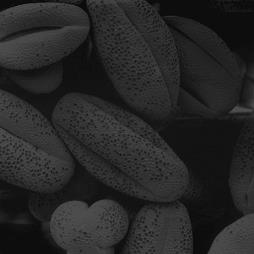
%> input picture figs/fig3.20.jpg, 254 x 254 px
$ octave ex_3b_1.m   (GNU Octave 9; MATLAB toolbox functions it lacks are replaced by stand-ins)
%> lines starting %> are read from the running program, lines starting %| are printed output that depends on the picture
clear all; close all; clc;
% Read a RGB image
A_gray = imread('fig3.20.jpg');
%> A_gray is the input picture: size 254x254x3 uint8; min 0, max 89, mean 38.3
A_gray = rgb2gray(A_gray);
%> A_gray: size 254x254 uint8
[d,e]=imhist(A_gray);
%> d = 256 values, max 3310 at index 20, min 0 at index 3, mean 252; e = 256 values from 0 to 255
disp([d,e]);
s=zeros(256,1);
for x=1:256
s(x,1)=uint8(255/(size(A_gray,1)*size(A_gray,2))*sum(d(1:x)));
end
%> after the loop, s = 256 values from 0 to 255
A_mapped(:,:)=s(A_gray(:,:)+1);
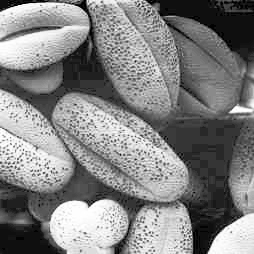
%> A_mapped: size 254x254 double; min 0, max 255, mean 130.1
A2_mapped=uint8(A_mapped);
[g,h]=imhist(A2_mapped);
%> g = 256 values, max 3310 at index 54, min 0 at index 3, mean 252; h = 256 values from 0 to 255
d=d/(size(A_gray,1)*size(A_gray,2));
%> d = 256 values, max 0.0513 at index 20, min 0 at index 3, mean 0.00391
g=g/(size(A2_mapped,1)*size(A2_mapped,2));
%> g = 256 values, max 0.0513 at index 54, min 0 at index 3, mean 0.00391
figure, subplot(2, 2, 1),imshow(A_gray), title('Original Im.');
subplot(2, 2, 2),imshow(A2_mapped), title('Equalized Hist. Im.');
subplot(2, 2, 3),bar(d), title('Orig. Hist.');
subplot(2, 2, 4),bar(g), title('Eq. Hist.');
%> after `title('Eq. Hist.')`:
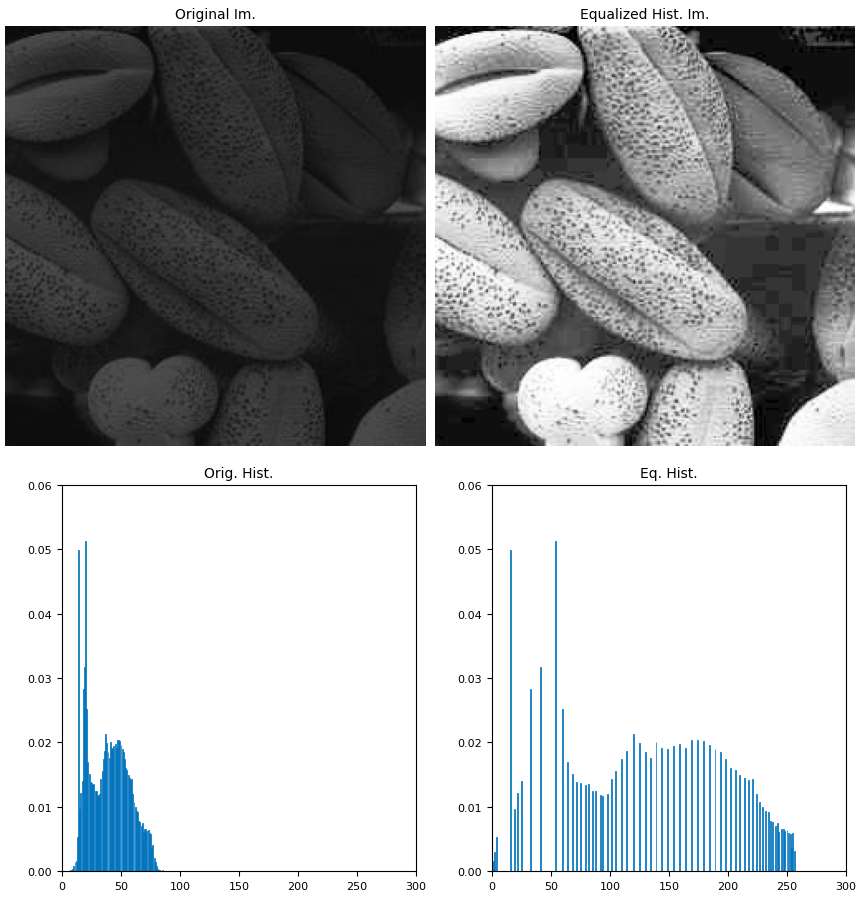
%> figure redrawn from the program's plot data, 4 panels
% [5 lines of commented-out code are left out]

$ run again, with figs/fig3.9.jpg copied over figs/fig3.20.jpg
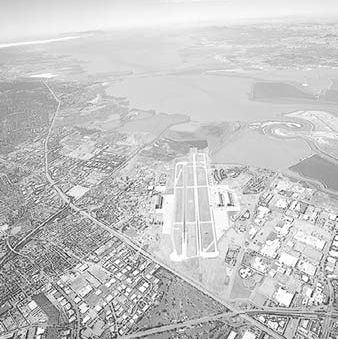
%> input picture figs/fig3.9.jpg, 338 x 339 px
%> A_gray is the input picture: size 339x338x3 uint8; min 13, max 255, mean 196.9
%> A_gray: size 339x338 uint8
%> `[d,e]=imhist(A_gray);`: d = 256 values, max 2769 at index 216, min 0 at index 1, mean 447.6; e = 256 values from 0 to 255
%> `A_mapped(:,:)=s(A_gray(:,:)+1);`:
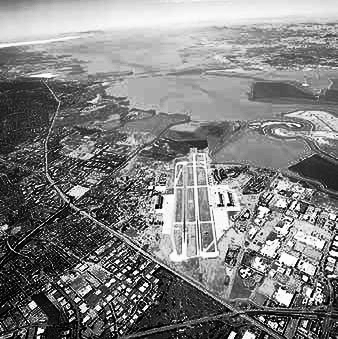
%> A_mapped: size 339x338 double; min 0, max 252, mean 128.7
%> `[g,h]=imhist(A2_mapped);`: g = 256 values, max 2769 at index 172, min 0 at index 36, mean 447.6; h = 256 values from 0 to 255
%> `d=d/(size(A_gray,1)*size(A_gray,2));`: d = 256 values, max 0.0242 at index 216, min 0 at index 1, mean 0.00391
%> `g=g/(size(A2_mapped,1)*size(A2_mapped,2));`: g = 256 values, max 0.0242 at index 172, min 0 at index 36, mean 0.00391
%> `title('Eq. Hist.')`:
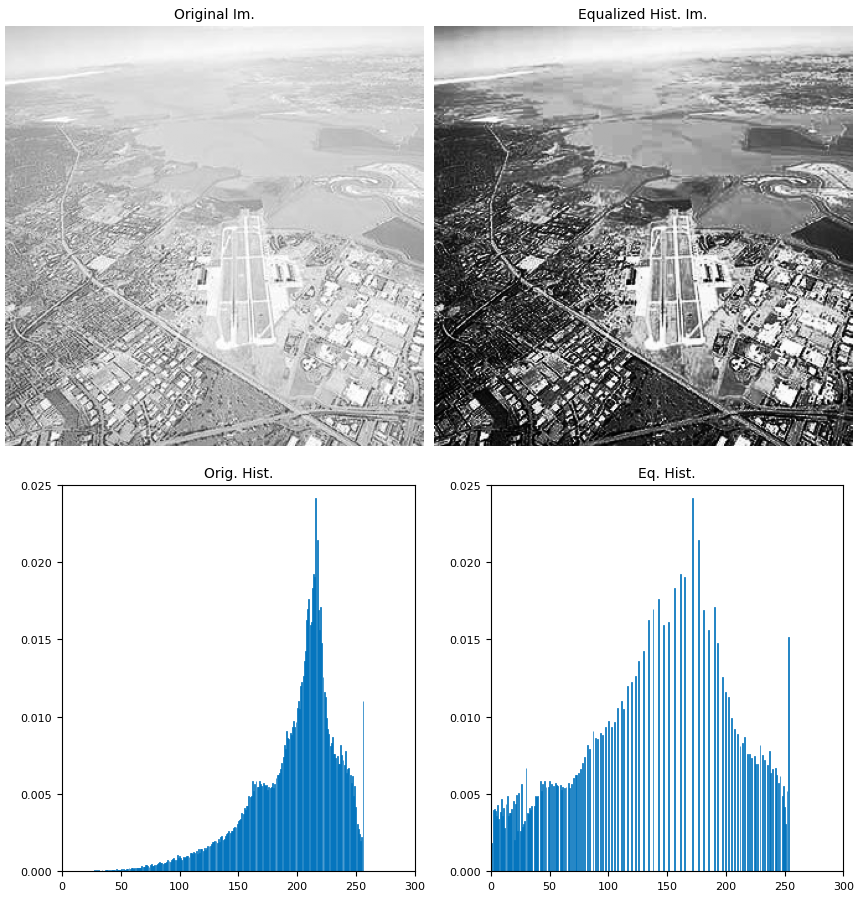
%> figure redrawn from the program's plot data, 4 panels

$ run again, with figs/fig6.37.jpg copied over figs/fig3.20.jpg
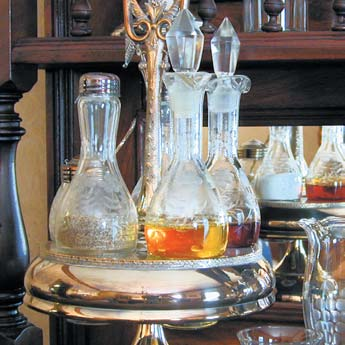
%> input picture figs/fig6.37.jpg, 345 x 345 px
%> A_gray is the input picture: size 345x345x3 uint8; mean R, G, B 124.3, 117, 110.6
%> `A_gray = rgb2gray(A_gray);`:
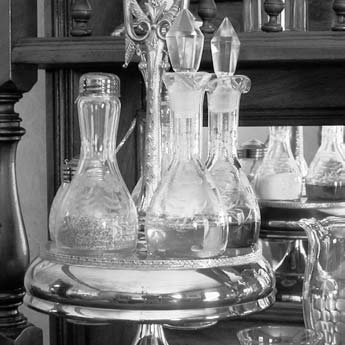
%> A_gray: size 345x345 uint8; min 0, max 255, mean 118.4
%> `[d,e]=imhist(A_gray);`: d = 256 values, max 673 at index 52, min 8 at index 256, mean 464.9; e = 256 values from 0 to 255
%> `[g,h]=imhist(A2_mapped);`: g = 256 values, max 901 at index 241, min 0 at index 18, mean 464.9; h = 256 values from 0 to 255
%> `d=d/(size(A_gray,1)*size(A_gray,2));`: d = 256 values, max 0.00565 at index 52, min 6.72e-05 at index 256, mean 0.00391
%> `g=g/(size(A2_mapped,1)*size(A2_mapped,2));`: g = 256 values, max 0.00757 at index 241, min 0 at index 18, mean 0.00391
%> `title('Eq. Hist.')`:
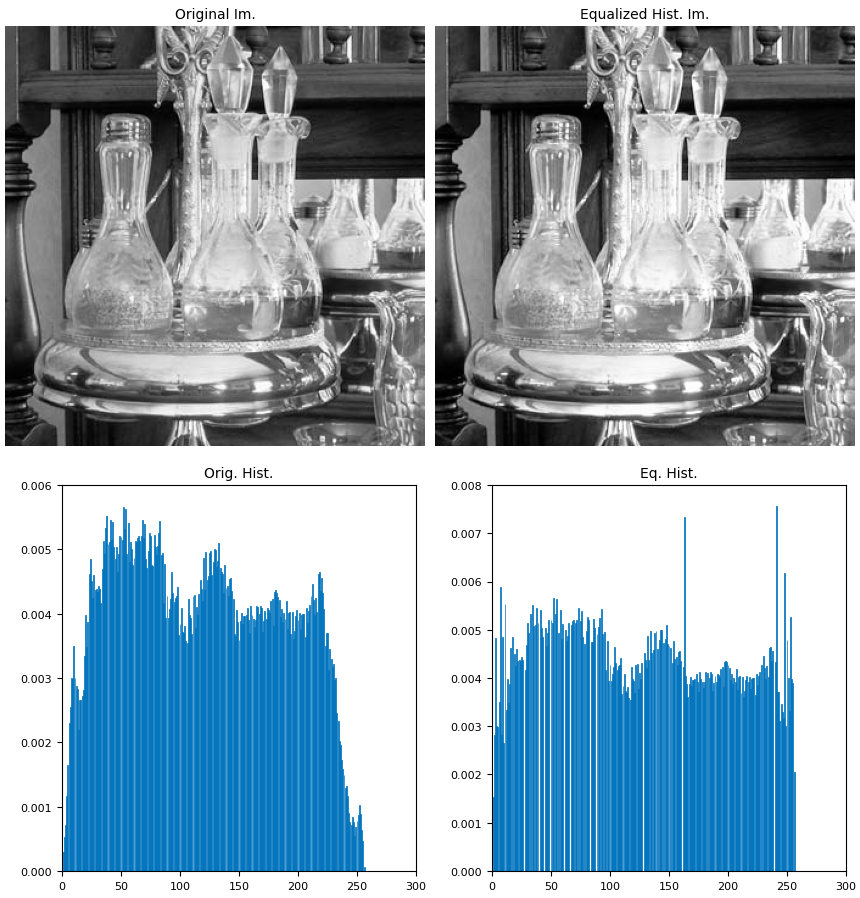
%> figure redrawn from the program's plot data, 4 panels
